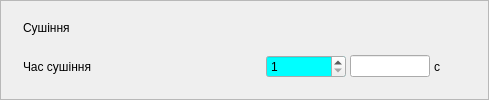
       <widget class="QFrame" name="f_7">
        <property name="frameShape">
         <enum>QFrame::StyledPanel</enum>
        </property>
        <property name="frameShadow">
         <enum>QFrame::Raised</enum>
        </property>
        <layout class="QGridLayout" name="gridLayout_6">
         <property name="leftMargin">
          <number>4</number>
         </property>
         <property name="topMargin">
          <number>4</number>
         </property>
         <property name="rightMargin">
          <number>4</number>
         </property>
         <property name="bottomMargin">
          <number>4</number>
         </property>
         <property name="spacing">
          <number>4</number>
         </property>
         <item row="1" column="2">
          <widget class="QSpinBox" name="Tnt_zd">
           <property name="minimumSize">
            <size>
             <width>80</width>
             <height>0</height>
            </size>
           </property>
           <property name="palette">
            <palette>
             <active>
              <colorrole role="Base">
               <brush brushstyle="SolidPattern">
                <color alpha="255">
                 <red>0</red>
                 <green>255</green>
                 <blue>255</blue>
                </color>
               </brush>
              </colorrole>
             </active>
             <inactive>
              <colorrole role="Base">
               <brush brushstyle="SolidPattern">
                <color alpha="255">
                 <red>0</red>
                 <green>255</green>
                 <blue>255</blue>
                </color>
               </brush>
              </colorrole>
             </inactive>
             <disabled>
              <colorrole role="Base">
               <brush brushstyle="SolidPattern">
                <color alpha="255">
                 <red>244</red>
                 <green>244</green>
                 <blue>244</blue>
                </color>
               </brush>
              </colorrole>
             </disabled>
            </palette>
           </property>
           <property name="toolTip">
            <string>Заданий час сушіння</string>
           </property>
           <property name="minimum">
            <number>1</number>
           </property>
           <property name="maximum">
            <number>200</number>
           </property>
          </widget>
         </item>
         <item row="0" column="0">
          <widget class="QCheckBox" name="cb_nt">
           <property name="styleSheet">
            <string notr="true">QCheckBox{
min-width: 14px;
min-height: 14px;
max-width: 14px;
max-height: 14px;
}
QCheckBox:checked
{
	
	image: url(:/butons/pict/bool_green_true_48x48.png);
}

QCheckBox:unchecked
{
	
	image: url(:/butons/pict/bool_green_false_48x48.png);
	
}

QCheckBox:indicator
{
	background: rgba(0, 0, 0, 0);
	height: 14px;
	width: 14px;
}
</string>
           </property>
           <property name="text">
            <string>CheckBox</string>
           </property>
          </widget>
         </item>
         <item row="1" column="1">
          <widget class="QLabel" name="label_27">
           <property name="sizePolicy">
            <sizepolicy hsizetype="Minimum" vsizetype="Preferred">
             <horstretch>0</horstretch>
             <verstretch>0</verstretch>
            </sizepolicy>
           </property>
           <property name="minimumSize">
            <size>
             <width>239</width>
             <height>0</height>
            </size>
           </property>
           <property name="text">
            <string>Час сушіння</string>
           </property>
          </widget>
         </item>
         <item row="1" column="4">
          <widget class="QLabel" name="label_28">
           <property name="text">
            <string>c</string>
           </property>
          </widget>
         </item>
         <item row="1" column="3">
          <widget class="QLineEdit" name="T_nt">
           <property name="sizePolicy">
            <sizepolicy hsizetype="Minimum" vsizetype="Fixed">
             <horstretch>0</horstretch>
             <verstretch>0</verstretch>
            </sizepolicy>
           </property>
           <property name="minimumSize">
            <size>
             <width>80</width>
             <height>0</height>
            </size>
           </property>
           <property name="maximumSize">
            <size>
             <width>80</width>
             <height>16777215</height>
            </size>
           </property>
           <property name="baseSize">
            <size>
             <width>0</width>
             <height>0</height>
            </size>
           </property>
           <property name="toolTip">
            <string>Фактичний час сушіння цукру</string>
           </property>
           <property name="readOnly">
            <bool>true</bool>
           </property>
          </widget>
         </item>
         <item row="1" column="5">
          <spacer name="horizontalSpacer_6">
           <property name="orientation">
            <enum>Qt::Horizontal</enum>
           </property>
           <property name="sizeHint" stdset="0">
            <size>
             <width>40</width>
             <height>20</height>
            </size>
           </property>
          </spacer>
         </item>
         <item row="0" column="1" colspan="5">
          <widget class="QLabel" name="label_26">
           <property name="text">
            <string>Сушіння</string>
           </property>
          </widget>
         </item>
        </layout>
       </widget>
